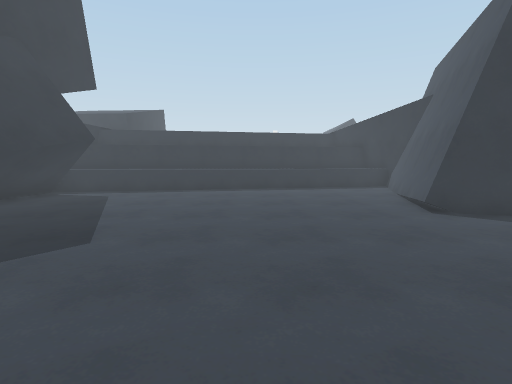
view 1 (above)

12 first-person views from a walk through a Unity game level. The camera is 1.3 m above the floor, tilts 6° down and sees 80° across. The floor is counted in squares, 1 m on a side. Each view is taken from the middle of a square. On the plan, view 1 faces up. The plan holds only what a view shows up to about 14 squares ahead; the rest is blank. The place goes on beyond the plan. The player is left out. Surface patterns are stand-ins for the level's own textures.

view 2
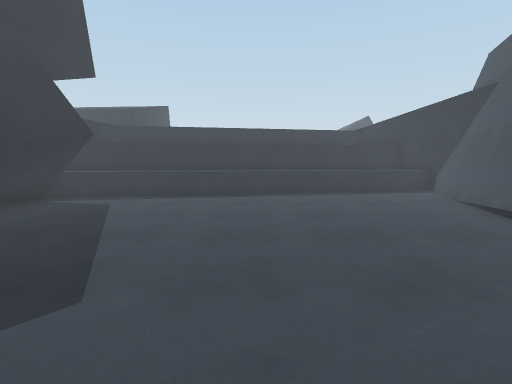

view 3
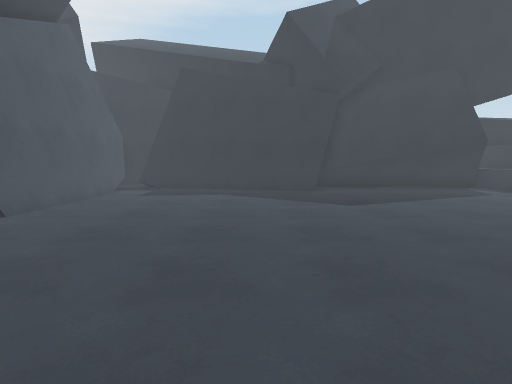

view 4
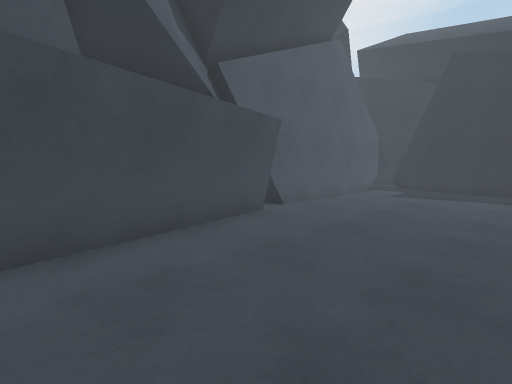

view 5
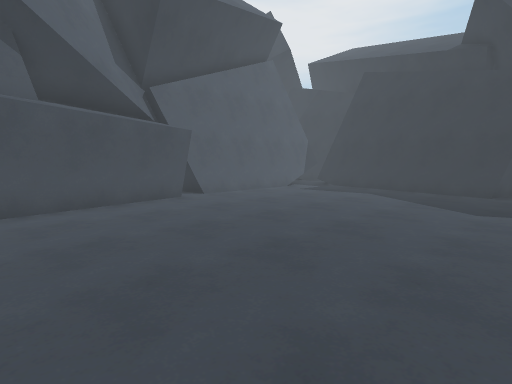

view 6
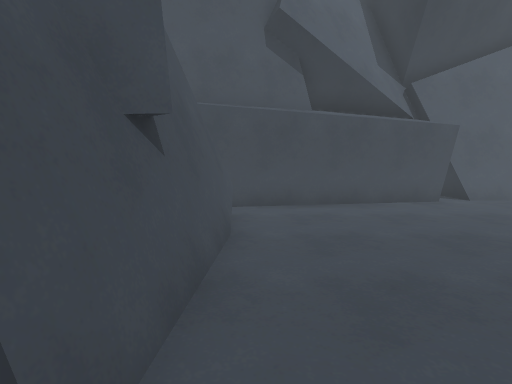

view 7
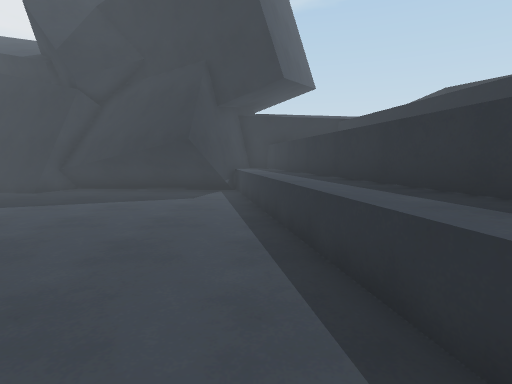

view 8
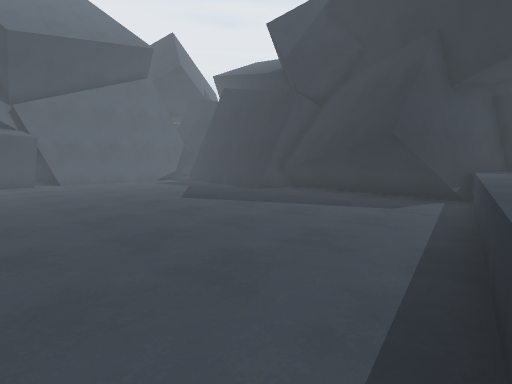

view 9
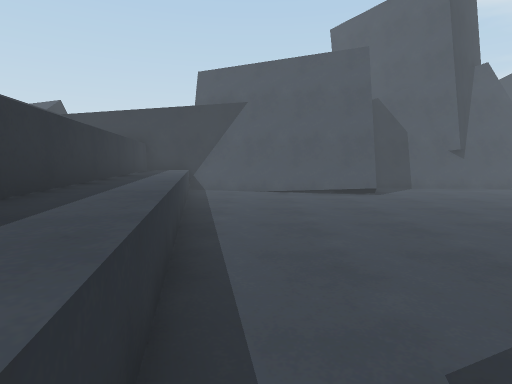

view 10
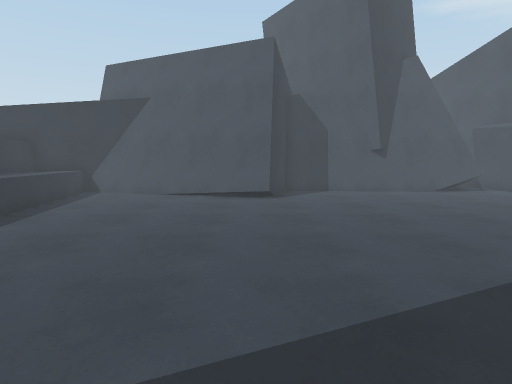

view 11
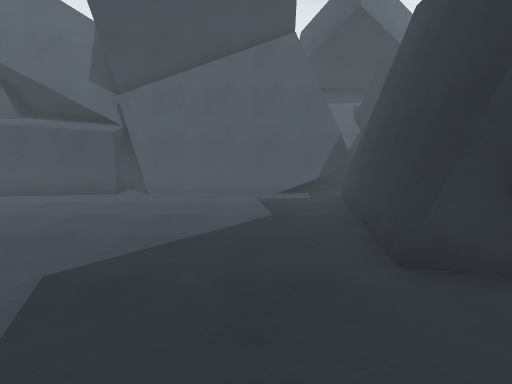

view 12
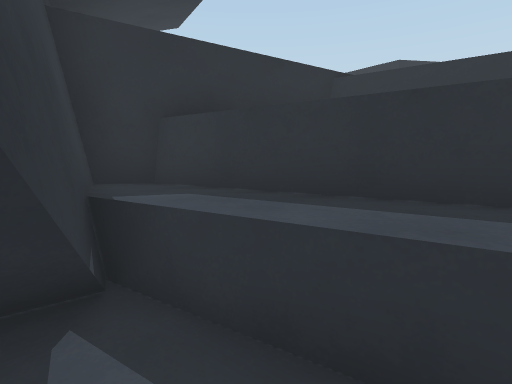

### Floor plan
Key: @ floor where view 1 was taken; # wall or solid block; . floor; ^ raised ledge.
Columns run from 10 left of view 1 to 8 right of it. Each row starts with its distance up from view 1.
 17                #^
 16           ####^^^
 15     #####^^^^^^^^#
 14 ^##^^^^^^^^^^...##
 13 ^^^^^^^^........##
 12 ###.............#
 11   ###...........#
 10   ###..........##
  9   ###..........#
  8   ##...........##
  7   ##............###
  6   ##.............##
  5   ##.............#
  4   ##.............#
  3   ##.............#
  2   ##.............#
  1   #..............#
  0   #.......@......#
 -1   #..............#
 -2   #.............##
 -3   #........######
 -4   ##########

Where each view was taken, in squares from view 1:
view 1: 0 up, 0 right, facing up
view 2: 2 up, 1 left, facing up
view 3: 2 up, 6 right, facing left
view 4: 2 up, 6 right, facing down-left
view 5: 6 up, 6 right, facing down-left
view 6: 6 up, 6 right, facing down
view 7: 13 up, 5 right, facing left
view 8: 14 up, 3 right, facing down-left
view 9: 12 up, 7 left, facing right
view 10: 8 up, 6 left, facing right
view 11: 8 up, 5 left, facing down
view 12: 11 up, 5 left, facing up-left
